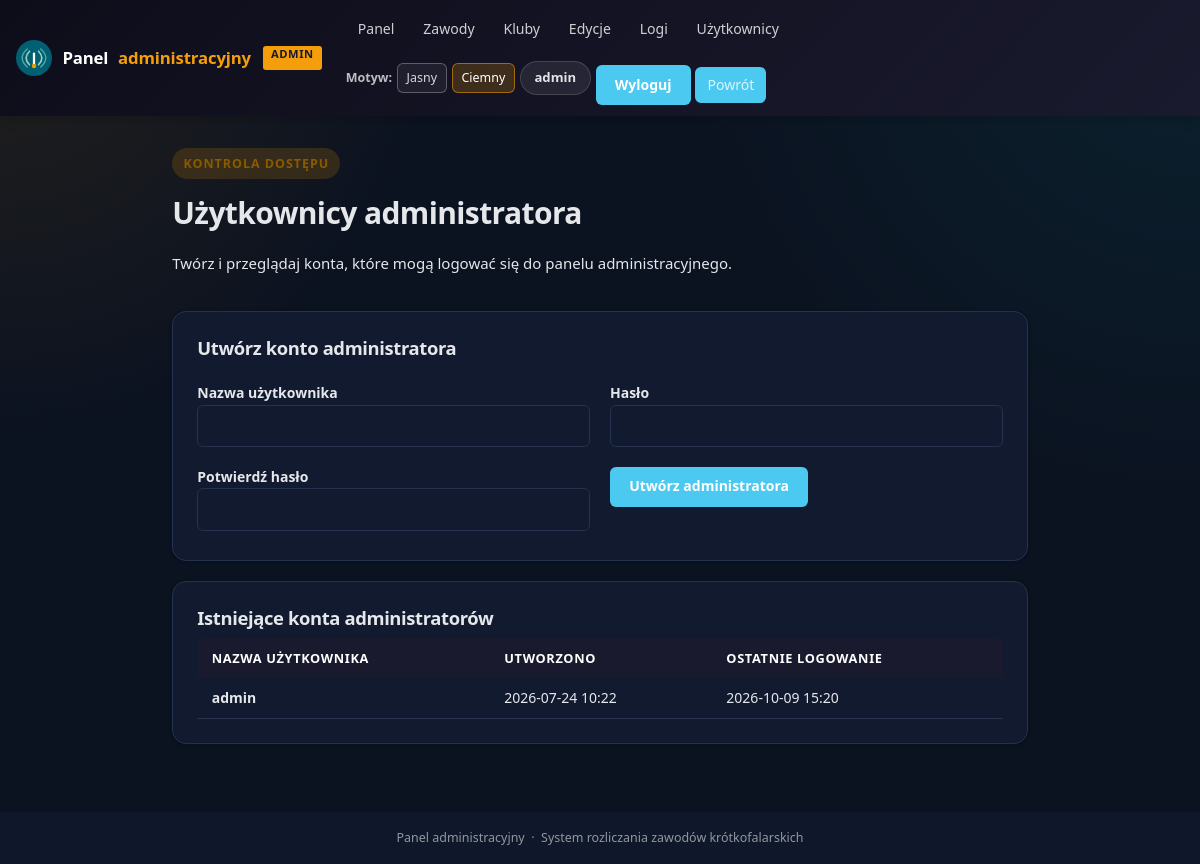
The page /admin/users?theme=dark (signed in) on the database its author committed.
### app/models.py (models this page shows, shortened)
class AdminUser(db.Model):
    id = db.Column(db.Integer, primary_key=True)
    username = db.Column(db.String(80), nullable=False, unique=True)
    password_hash = db.Column(db.String(255), nullable=False)
    created_at = db.Column(db.DateTime, default=datetime.utcnow, nullable=False)
    last_login_at = db.Column(db.DateTime, nullable=True)

### app/admin.py (the view, shortened to what this page needs)
@admin_bp.route("/users", methods=["GET", "POST"])
def users():
    users_list = AdminUser.query.order_by(AdminUser.created_at.desc()).all()
    return render_template("admin/users.html", users=users_list)

### app/admin.py (called while the page is built)
@admin_bp.before_request
def require_admin_login():
    allowed_endpoints = {
        "admin.login",
        "admin.logout",
    }
    if request.endpoint in allowed_endpoints:
        return None
    if get_current_admin_user() is None:
        flash("Zaloguj się, aby uzyskać dostęp do panelu administracyjnego.", "error")
        return redirect(url_for("admin.login", next=request.full_path if request.query_string else None))

### app/admin_auth.py (called while the page is built)
def get_current_admin_user() -> AdminUser | None:
    if hasattr(g, "current_admin_user"):
        return g.current_admin_user
    user_id = session.get(SESSION_KEY)
    if not user_id:
        g.current_admin_user = None
        return None
    user = db.session.get(AdminUser, user_id)
    g.current_admin_user = user
    return user

### app/templates/admin/users.html
{% extends 'admin/base.html' %}
{% block content %}
<div class="page-header">
    <div>
        <p class="eyebrow">Kontrola dostępu</p>
        <h1>Użytkownicy administratora</h1>
        <p class="lead">Twórz i przeglądaj konta, które mogą logować się do panelu administracyjnego.</p>
    </div>
</div>
<section class="card">
    <h3>Utwórz konto administratora</h3>
    <form method="post" class="form-grid">
        <label>
            Nazwa użytkownika
            <input name="username" autocomplete="username" required>
        </label>
        <label>
            Hasło
            <input name="password" type="password" autocomplete="new-password" required>
        </label>
        <label>
            Potwierdź hasło
            <input name="confirm_password" type="password" autocomplete="new-password" required>
        </label>
        <div>
            <button type="submit" class="button">Utwórz administratora</button>
        </div>
    </form>
</section>
<section class="card">
    <h3>Istniejące konta administratorów</h3>
    {% if users %}
        <table>
            <thead>
                <tr>
                    <th>Nazwa użytkownika</th>
                    <th>Utworzono</th>
                    <th>Ostatnie logowanie</th>
                </tr>
            </thead>
            <tbody>
                {% for user in users %}
                <tr>
                    <td><strong>{{ user.username }}</strong></td>
                    <td>{{ user.created_at.strftime('%Y-%m-%d %H:%M') }}</td>
                    <td>{{ user.last_login_at.strftime('%Y-%m-%d %H:%M') if user.last_login_at else 'Nigdy' }}</td>
                </tr>
                {% endfor %}
            </tbody>
        </table>
    {% else %}
        <p class="muted">Nie utworzono jeszcze kont administratora.</p>
    {% endif %}
</section>
{% endblock %}

### app/templates/admin/base.html (shortened to what this page needs)
<!doctype html>
<html lang="{{ ui_lang }}" data-theme="{{ ui_theme }}">
<head>
    <link rel="stylesheet" href="{{ url_for('static', filename='styles.css') }}">
</head>
<body class="admin-panel">
<header class="site-header admin-header">
    <div class="header-inner">
        <a class="site-logo" href="{{ url_for('admin.dashboard') }}">
            <img src="{{ url_for('static', filename='favicon.svg') }}" alt="Logo">
            <span class="site-logo-text">Panel&nbsp;<span class="logo-accent">administracyjny</span> <span class="admin-badge">ADMIN</span></span>
        </a>
        <nav class="admin-nav">
            <div class="admin-nav-primary">
                <a href="{{ url_for('admin.dashboard') }}">Panel</a>
                <a href="{{ url_for('admin.contests') }}">Zawody</a>
                <a href="{{ url_for('admin.clubs') }}">Kluby</a>
                <a href="{{ url_for('admin.editions') }}">Edycje</a>
                <a href="{{ url_for('admin.logs') }}">Logi</a>
                <a href="{{ url_for('admin.users') }}">Użytkownicy</a>
            </div>
            <div class="admin-nav-meta">
                <span class="admin-nav-label">{{ t('theme') }}:</span>
                <a href="{{ ui_url(theme='light') }}" class="nav-chip {% if ui_theme == 'light' %}active{% endif %}">{{ t('theme_light') }}</a>
                <a href="{{ ui_url(theme='dark') }}" class="nav-chip {% if ui_theme == 'dark' %}active{% endif %}">{{ t('theme_dark') }}</a>
                {% if current_admin_user %}
                    <span class="admin-user-pill">{{ current_admin_user.username }}</span>
                    <form method="post" action="{{ url_for('admin.logout') }}" class="admin-nav-form">
                        <button type="submit" class="button admin-logout">Wyloguj</button>
                    </form>
                {% endif %}
                <a href="{{ url_for('main.index') }}" class="button admin-public-link">Powrót</a>
            </div>
        </nav>
    </div>
</header>
<main class="container admin-main">
    {% block content %}{% endblock %}
</main>
<footer class="site-footer">
    Panel administracyjny &nbsp;·&nbsp; System rozliczania zawodów krótkofalarskich
</footer>
</body>
</html>

### app/templates/admin/base.html (style rules this page uses)
:root { --clr-primary: #1a1a2e; --clr-primary-dark: #0d0d1a; --clr-primary-light:#2d2d5a; --clr-accent: #ee9b00; }
.site-header { background: linear-gradient(135deg, #0d0d1a 0%, #1a1a2e 100%); }
.admin-badge { display: inline-block; background: var(--clr-accent); color: #1a1a2e; font-size: .7rem; font-weight: 800; padding: .15rem .5rem; border-radius: 3px; vertical-align: middle; margin-left: .4rem; letter-spacing: .05em; }
thead th { background: #1a1a2e; }

### rows shown on the page
AdminUser: username "admin", created_at "2026-07-24 10:22", last_login_at "2026-10-09 15:20"

### other values the page prints
{{ t('theme') }} "Motyw"
{{ t('theme_light') }} "Jasny"
{{ t('theme_dark') }} "Ciemny"
